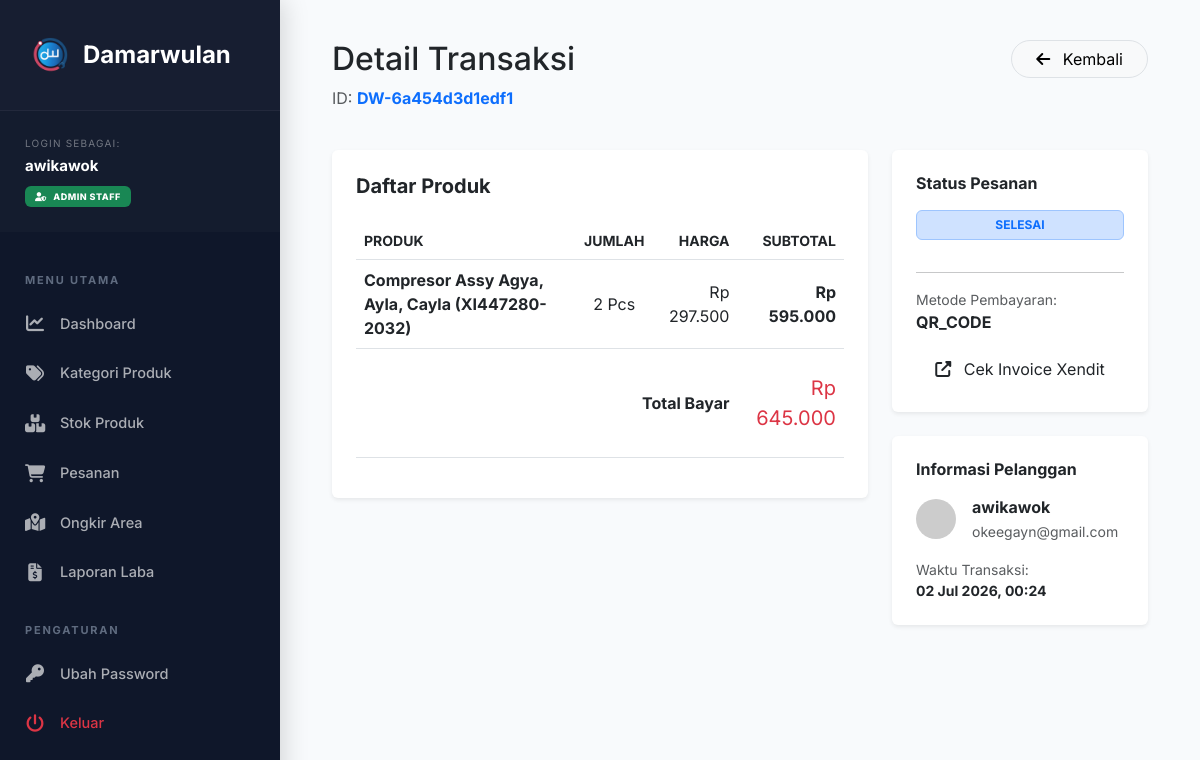
The page /admin/detail_transaksi.php?id=DW-6a454d3d1edf1 (signed in) on the database its author committed.
### tables this page shows
CREATE TABLE `transaksi` (
  `id_transaksi` varchar(50) NOT NULL,
  `id_pengguna` int(11) NOT NULL,
  `id_area` int(11) DEFAULT NULL,
  `tgl_transaksi` datetime NOT NULL,
  `total_bayar` decimal(10,2) NOT NULL,
  `ongkir` decimal(10,2) NOT NULL DEFAULT 0.00,
  `status_transaksi` enum('pending','dibayar','dikirim','selesai','dibatalkan') DEFAULT 'pending',
  `metode_bayar` varchar(50) DEFAULT NULL,
  `alamat_pengiriman` text DEFAULT NULL,
  `catatan` text DEFAULT NULL,
  `nomor_resi` varchar(50) DEFAULT NULL,
  `xendit_invoice_url` varchar(255) DEFAULT NULL
);

CREATE TABLE `detail_transaksi` (
  `id_detail` int(11) NOT NULL,
  `id_transaksi` varchar(50) NOT NULL,
  `id_produk` int(11) NOT NULL,
  `jumlah` int(11) NOT NULL,
  `harga_satuan` decimal(10,2) NOT NULL
);

CREATE TABLE `produk` (
  `id_produk` int(11) NOT NULL,
  `id_kategori` int(11) NOT NULL,
  `id_model` int(11) DEFAULT NULL,
  `nomor_suku_cadang` varchar(100) DEFAULT NULL,
  `nama_produk` varchar(150) NOT NULL,
  `merk` varchar(255) NOT NULL,
  `deskripsi` text DEFAULT NULL,
  `gambar` varchar(255) DEFAULT 'default-part.jpg',
  `harga` decimal(10,2) NOT NULL,
  `stok` int(11) NOT NULL DEFAULT 0,
  `berat_gram` int(11) NOT NULL
);

CREATE TABLE `pengguna` (
  `id_pengguna` int(11) NOT NULL,
  `id_peran` int(11) NOT NULL,
  `nama` varchar(100) NOT NULL,
  `email` varchar(100) NOT NULL,
  `kata_sandi` varchar(255) NOT NULL,
  `no_telepon` varchar(20) DEFAULT NULL,
  `id_area` int(11) DEFAULT NULL,
  `alamat` text DEFAULT NULL,
  `dibuat_pada` timestamp NOT NULL DEFAULT current_timestamp()
);

### admin/detail_transaksi.php (the view, shortened to what this page needs)
<?php
require_once '../config/koneksi.php';
$id_t = mysqli_real_escape_string($conn, $_GET['id']);
$query = mysqli_query($conn, "SELECT t.*, u.nama, u.email FROM transaksi t
                              JOIN pengguna u ON t.id_pengguna = u.id_pengguna
                              WHERE t.id_transaksi = '$id_t'");
$data = mysqli_fetch_assoc($query);
include 'header_admin.php';
?>
<div class="container-fluid">
    <div class="row mb-4">
        <div class="col-md-6">
            <h2 class="fw-800 text-dark">Detail Transaksi</h2>
            <p class="text-muted">ID: <span class="text-primary fw-bold"><?= $data['id_transaksi']; ?></span></p>
        </div>
        <div class="col-md-6 text-md-end">
            <a href="index.php" class="btn btn-light border rounded-pill px-4">
                <i class="fas fa-arrow-left me-2"></i> Kembali
            </a>
        </div>
    </div>
    <div class="row g-4">
        <div class="col-lg-8">
            <div class="card card-custom border-0 shadow-sm mb-4">
                <div class="card-body p-4">
                    <h5 class="fw-bold mb-4">Daftar Produk</h5>
                    <div class="table-responsive">
                        <table class="table align-middle">
                            <thead>
                                <tr class="text-muted small text-uppercase">
                                    <th>Produk</th>
                                    <th class="text-center">Jumlah</th>
                                    <th class="text-end">Harga</th>
                                    <th class="text-end">Subtotal</th>
                                </tr>
                            </thead>
                            <tbody>
                                <?php
                                $q_items = mysqli_query($conn, "SELECT dt.*, p.nama_produk
                                                               FROM detail_transaksi dt
                                                               JOIN produk p ON dt.id_produk = p.id_produk
                                                               WHERE dt.id_transaksi = '$id_t'");
                                while ($item = mysqli_fetch_assoc($q_items)):
                                    $sub = $item['jumlah'] * $item['harga_satuan'];
                                ?>
                                    <tr>
                                        <td>
                                            <div class="fw-bold"><?= $item['nama_produk']; ?></div>
                                        </td>
                                        <td class="text-center"><?= $item['jumlah']; ?> Pcs</td>
                                        <td class="text-end">Rp <?= number_format($item['harga_satuan'], 0, ',', '.'); ?></td>
                                        <td class="text-end fw-bold text-navy">Rp <?= number_format($sub, 0, ',', '.'); ?></td>
                                    </tr>
                                <?php endwhile; ?>
                            </tbody>
                            <tfoot>
                                <tr>
                                    <td colspan="3" class="text-end fw-bold py-4">Total Bayar</td>
                                    <td class="text-end fw-800 text-danger fs-5 py-4">Rp <?= number_format($data['total_bayar'], 0, ',', '.'); ?></td>
                                </tr>
                            </tfoot>
                        </table>
                    </div>
                </div>
            </div>
        </div>
        <div class="col-lg-4">
            <div class="card card-custom border-0 shadow-sm mb-4">
                <div class="card-body p-4">
                    <h6 class="fw-bold mb-3">Status Pesanan</h6>
                    <span class="badge bg-primary-subtle text-primary border border-primary-subtle px-3 py-2 w-100 text-uppercase mb-3">
                        <?= $data['status_transaksi']; ?>
                    </span>
                    <hr>
                    <small class="text-muted d-block">Metode Pembayaran:</small>
                    <div class="fw-bold mb-3"><?= $data['metode_bayar']; ?></div>
                    <?php if ($data['xendit_invoice_url']): ?>
                        <a href="<?= $data['xendit_invoice_url']; ?>" target="_blank" class="btn btn-navy w-100">
                            <i class="fas fa-external-link-alt me-2"></i> Cek Invoice Xendit
                        </a>
                    <?php endif; ?>
                </div>
            </div>
            <div class="card card-custom border-0 shadow-sm">
                <div class="card-body p-4">
                    <h6 class="fw-bold mb-3">Informasi Pelanggan</h6>
                    <div class="d-flex align-items-center mb-3">
                        <img src="https://ui-avatars.com/api/?name=<?= $data['nama']; ?>&background=random" class="rounded-circle me-3" width="40">
                        <div>
                            <div class="fw-bold"><?= $data['nama']; ?></div>
                            <small class="text-muted"><?= $data['email']; ?></small>
                        </div>
                    </div>
                    <small class="text-muted d-block">Waktu Transaksi:</small>
                    <div class="small fw-bold"><?= date('d M Y, H:i', strtotime($data['tgl_transaksi'])); ?></div>
                </div>
            </div>
        </div>
    </div>
</div>

### admin/header_admin.php (style rules this page uses)
:root { --sidebar-width: 280px; --deep-navy: #0f172a; --vibrant-red: #d32f2f; --light-bg: #f8fafc; --text-gray: #94a3b8; }
body { background-color: var(--light-bg); font-family: 'Inter', sans-serif; overflow-x: hidden; color: #334155; }

### rows shown on the page
transaksi: id_transaksi "DW-6a454d3d1edf1", total_bayar "645.000", status_transaksi "SELESAI", metode_bayar "QR_CODE", id_pengguna.nama "awikawok", id_pengguna.email "okeegayn@gmail.com", tgl_transaksi "02 Jul 2026, 00:24"
detail_transaksi: id_produk.nama_produk "Compresor Assy Agya, Ayla, Cayla (XI447280-2032)", jumlah "2", harga_satuan "297.500", sub "595.000"

### other values the page prints
$_SESSION['nama'] "awikawok"
